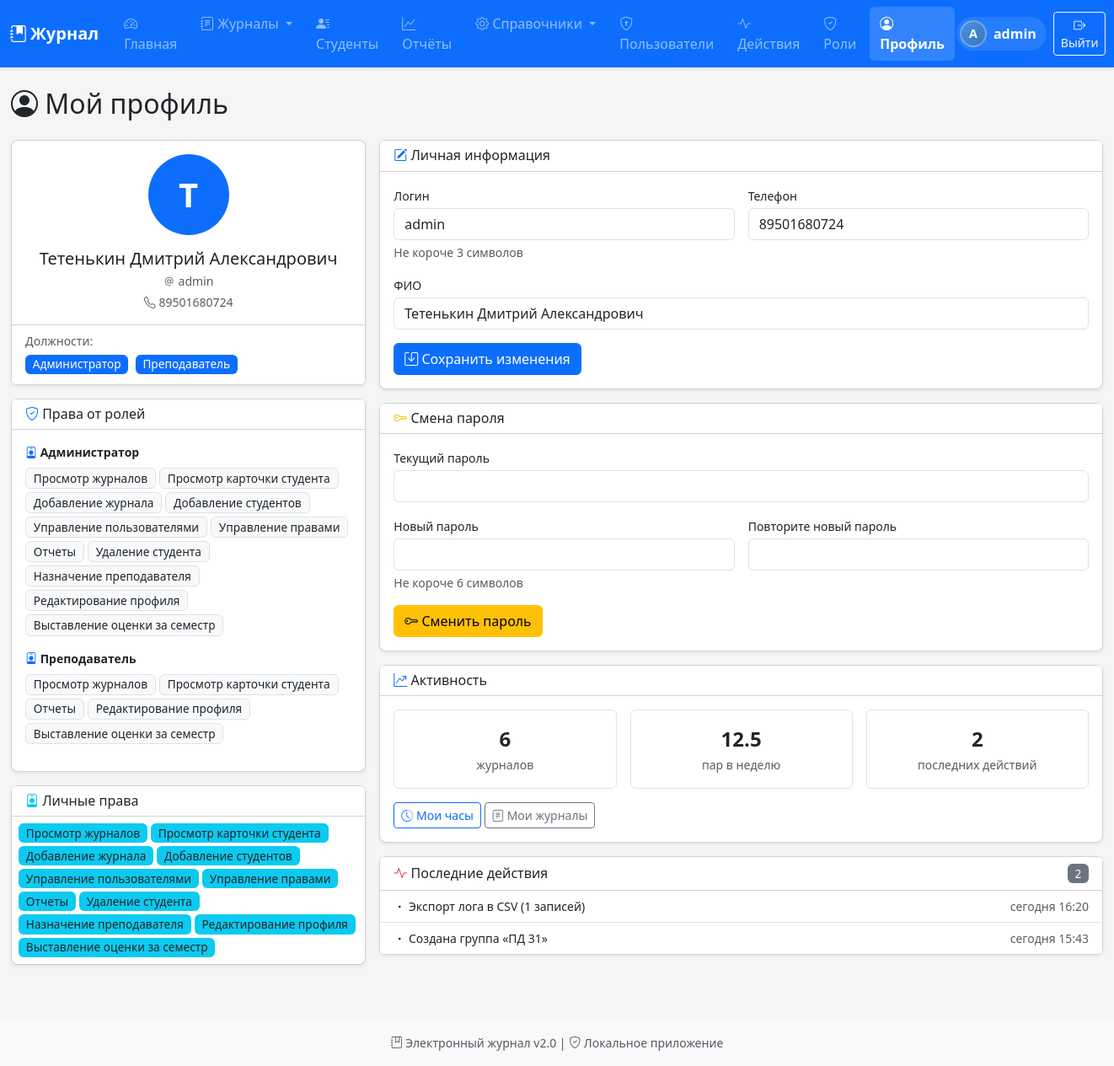
The page /profile (signed in) on the database as committed earlier.
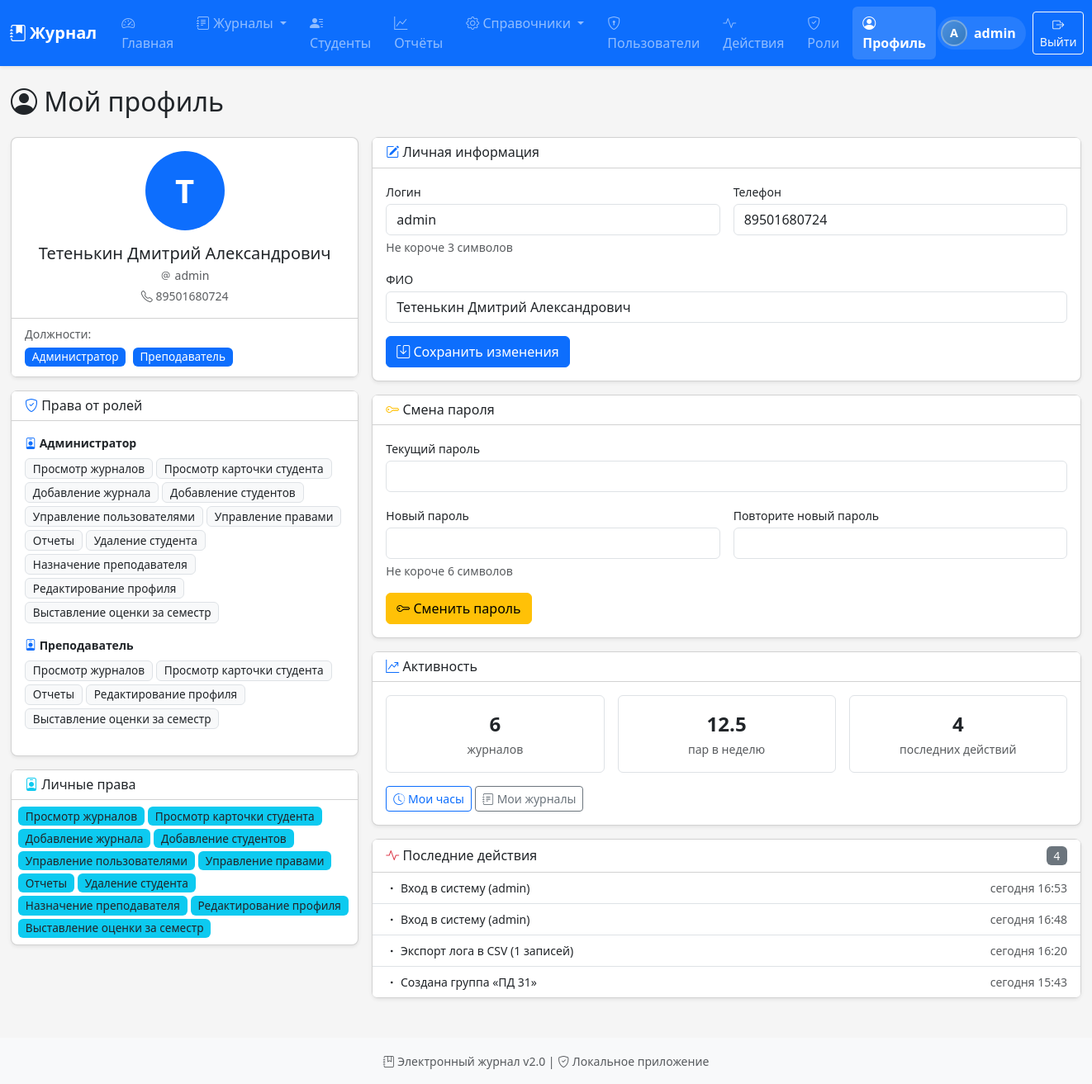
The same page on the database as committed later.
### tables this page shows
CREATE TABLE positions (
            id INTEGER PRIMARY KEY AUTOINCREMENT,
            name TEXT UNIQUE NOT NULL,
            code TEXT UNIQUE NOT NULL
        );

CREATE TABLE permissions (
            id INTEGER PRIMARY KEY AUTOINCREMENT,
            code TEXT UNIQUE NOT NULL,
            name TEXT NOT NULL,
            description TEXT
        );

CREATE TABLE activity_log (
                    id INTEGER PRIMARY KEY AUTOINCREMENT,
                    user_id INTEGER,
                    action TEXT NOT NULL,
                    description TEXT,
                    target_type TEXT,
                    target_id INTEGER,
                    ip TEXT,
                    created_at TEXT NOT NULL,
                    FOREIGN KEY (user_id) REFERENCES users(id) ON DELETE SET NULL
                );

### routes.py (the view)
@main_bp.route('/profile')
@login_required
def profile():
    uid = session['user_id']
    return _render_profile(uid, is_self=True)

### activity.py (called while the page is built, shortened)
def get_recent_activity(limit=20, user_id=None):
    conn = get_db()
    try:
        if user_id is not None:
            rows = conn.execute('''
                SELECT al.*, u.username, up.full_name
                FROM activity_log al
                LEFT JOIN users u ON al.user_id = u.id
                LEFT JOIN user_profiles up ON u.id = up.user_id
                WHERE al.user_id = ?
                ORDER BY al.created_at DESC
                LIMIT ?
            ''', (user_id, limit)).fetchall()
    finally:
        conn.close()
    return [_row_to_dict(r) for r in rows]

def get_target_url(target_type, target_id):
    if not target_type or not target_id:
        return None
    try:
        tid = int(target_id)
    except (ValueError, TypeError):
        return None
    try:
        from flask import url_for
        if target_type == 'user':
            return url_for('main.profile_view', uid=tid)
    except Exception:
        return None
    return None

### journal_manager.py (called while the page is built)
    @staticmethod
    def get_table_name(gs_id):
        return f"journal_{gs_id}"

### models.py (called while the page is built)
    @staticmethod
    def has_permission(uid, code):
        perms = Permission.get_user_permissions(uid)
        return code in perms

### templates/profile.html (shortened to what the changed rows need)
{% extends "base.html" %}
{% block content %}
<div class="d-flex flex-wrap justify-content-between align-items-center mb-4 gap-2">
    <h2 class="mb-0">
        <i class="bi bi-person-circle"></i>
        {% if is_self %}
            Мой профиль
        {% else %}
            Профиль: {{ profile_user.full_name or profile_user.username }}
        {% endif %}
    </h2>
</div>
<div class="row g-3">
    <div class="col-12 col-lg-4">
        <div class="card shadow-sm mb-3">
            {% if positions %}
            <div class="card-footer bg-white">
                <div class="small text-muted mb-1">Должности:</div>
                {% for p in positions %}
                    <span class="badge bg-primary me-1 mb-1">{{ p.name }}</span>
                {% endfor %}
            </div>
            {% endif %}
        </div>
        {% if positions_with_perms %}
        <div class="card shadow-sm mb-3">
            <div class="card-body">
                {% for item in positions_with_perms %}
                    <div class="mb-3">
                        <div class="fw-semibold small mb-2">
                            <i class="bi bi-person-badge text-primary"></i>
                            {{ item.position.name }}
                        </div>
                        {% if item.permission_codes %}
                            <div class="d-flex flex-wrap gap-1">
                                {% for code in item.permission_codes %}
                                    <span class="badge bg-light text-dark border small"
                                          title="{{ code }}">
                                        {{ perms_dict.get(code, code) }}
                                    </span>
                                {% endfor %}
                            </div>
                        {% else %}
                            <div class="text-muted small fst-italic">
                                Роль не даёт прав по умолчанию
                            </div>
                        {% endif %}
                    </div>
                {% endfor %}
            </div>
        </div>
        {% endif %}
        {% if perms_personal %}
        <div class="card shadow-sm mb-3">
            <div class="card-body p-2">
                <div class="d-flex flex-wrap gap-1">
                    {% for code in perms_personal %}
                        <span class="badge bg-info text-dark small"
                              title="{{ code }}">
                            {{ perms_dict.get(code, code) }}
                        </span>
                    {% endfor %}
                </div>
            </div>
        </div>
        {% endif %}
    </div>
    <div class="col-12 col-lg-8">
        <div class="card shadow-sm mb-3">
            <div class="card-body">
                <div class="row g-3 text-center">
                    <div class="col-12 col-md-4">
                        <div class="border rounded p-3">
                            <div class="fs-4 fw-bold">{{ recent_activity|length }}</div>
                            <small class="text-muted">последних действий</small>
                        </div>
                    </div>
                </div>
            </div>
        </div>
        {% if recent_activity %}
        <div class="card shadow-sm">
            <div class="card-header bg-white d-flex justify-content-between align-items-center">
                <h6 class="mb-0">
                    <i class="bi bi-activity text-danger"></i>
                    Последние действия
                </h6>
                <span class="badge bg-secondary">{{ recent_activity|length }}</span>
            </div>
            <div class="list-group list-group-flush">
                {% for a in recent_activity %}
                    <div class="list-group-item">
                        <div class="d-flex justify-content-between gap-2">
                            <div class="small">
                                <i class="bi bi-dot"></i>
                                {{ a.description or a.action }}
                            </div>
                            <small class="text-muted text-nowrap">{{ a.created_at_human }}</small>
                        </div>
                    </div>
                {% endfor %}
            </div>
        </div>
        {% endif %}
    </div>
</div>
{% endblock %}

Rows that differ between the two databases and show on the page:
added activity_log: description "Вход в систему (admin)", created_at_human "сегодня 16:53"
added activity_log: description "Вход в систему (admin)", created_at_human "сегодня 16:48"
Other text that changed with them:
{{ recent_activity|length }}: "2" → "4"
